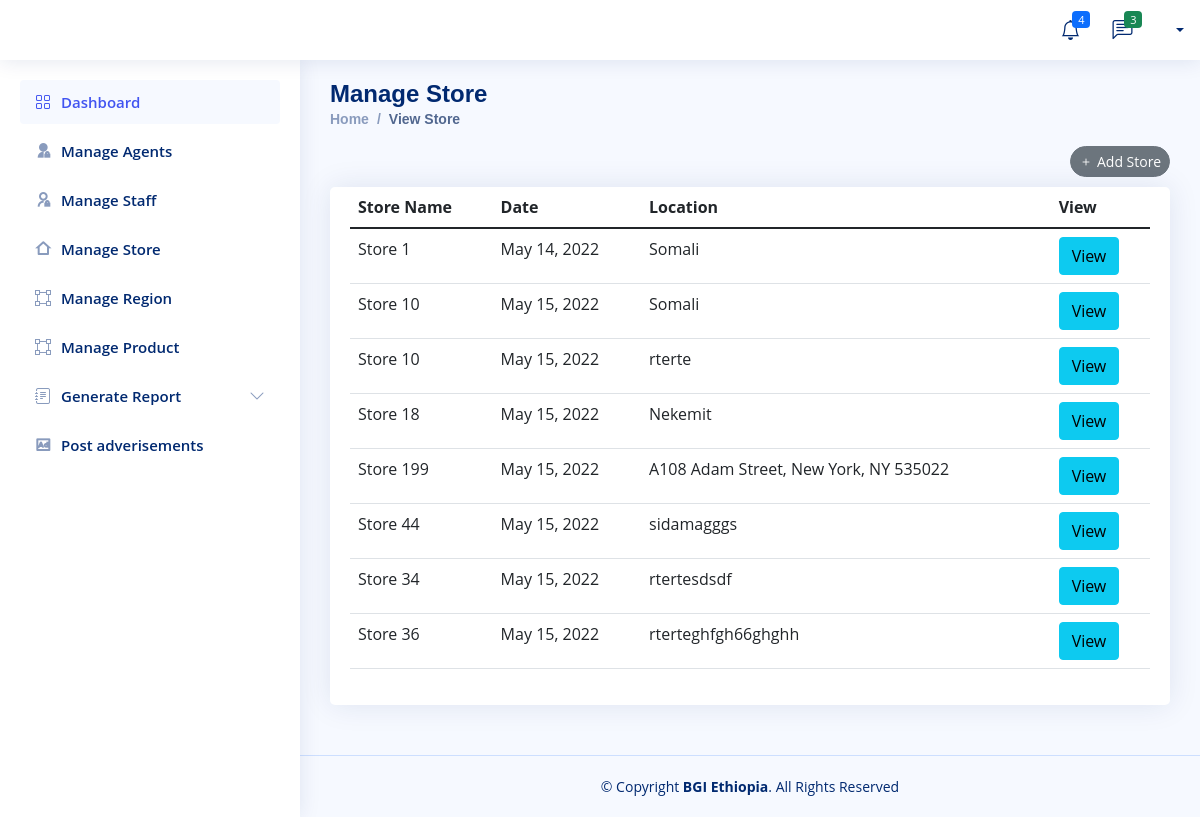
The page /BGI/view_store/ on the database its author committed.
### Company/models.py (models this page shows, shortened)
class Company_Store(models.Model):
    Store_Name = models.CharField(max_length=200, null=True)
    Address = models.CharField(max_length=200, null=True)
    date_created = models.DateField(auto_now_add=True, null=True)

### Company/views.py (the view)
# urls.py: path('view_store/',views.view_store,name='view-store'),
def view_store(request):
    all_store = Company_Store.objects.all()
    manager=Company_Store_Manager.objects.all()
    context = {
        'all_store' : all_store,
        'manager' :manager
    }
    return render(request,'Company/store/store-view.html',context)

### Templates/Company/store/store-view.html (shortened to what this page needs)
{% extends 'Company/company-base.html'%}
{% block content%}
  <main id="main" class="main">
    <div class="pagetitle">
      <h1>Manage Store</h1>
      <nav>
        <ol class="breadcrumb">
          <li class="breadcrumb-item"><a href="admin.html">Home</a></li>
          <li class="breadcrumb-item active">View Store</li>
        </ol>
        <div class="text-end">
            <a href="{% url 'add-store-company' %}" class="item-end">
                <button type="button" class="btn btn-sm rounded-pill btn-secondary"><i class="bi bi-plus me-1"></i>Add Store</button>
              </a>
        </div>
      </nav>
    </div>
    <section class="section">
        <div class="row">
          <div class="col-lg-12">
            <div class="card">
              <div class="card-body">
                <table class="table datatable">
                  <thead>
                    <tr>
                      <th scope="col">Store Name</th>
                      <th scope="col">Date</th>
                      <th scope="col">Location</th>
                      <th scope="col">View</th>
                    </tr>
                  </thead>
                  <tbody>
                 {% for store in all_store %}
                    <tr>
                      <td>{{store.Store_Name}}</td>
                      <td>{{store.date_created}}</td>
                      <td>{{store.Address}}</td>
                      <td>  <a href="{% url 'store_detile' store.id %}" class="btn btn-info">View</a></td>
                    </tr>
                {% endfor %}
                  </tbody>
                </table>
              </div>
            </div>
          </div>
        </div>
      </section>
  </main>
{% endblock %}

### static/assets/css/style.css (style rules this page uses)
:root { scroll-behavior: smooth; }
body { font-family: "Open Sans", sans-serif; background: #f6f9ff; color: #444444; }
a { color: #4154f1; text-decoration: none; }
h1, h2, h3, h4, h5, h6 { font-family: "Nunito", sans-serif; }
#main { margin-top: 60px; padding: 20px 30px; transition: all 0.3s; }
.pagetitle { margin-bottom: 10px; }
.pagetitle h1 { font-size: 24px; margin-bottom: 0; font-weight: 600; color: #012970; }
.card { margin-bottom: 30px; border: none; border-radius: 5px; box-shadow: 0px 0 30px rgba(1, 41, 112, 0.1); }
.card-body { padding: 0 20px 20px 20px; }
.breadcrumb { font-size: 14px; font-family: "Nunito", sans-serif; color: #899bbd; font-weight: 600; }
.breadcrumb a { color: #899bbd; transition: 0.3s; }
.breadcrumb .breadcrumb-item::before { color: #899bbd; }
.breadcrumb .active { color: #51678f; font-weight: 600; }
@media (min-width: 1200px) { #main, #footer { margin-left: 300px; } }

### rows shown on the page
Company_Store: Store_Name "Store 1", date_created "May 14, 2022", Address "Somali"
Company_Store: Store_Name "Store 10", date_created "May 15, 2022", Address "Somali"
Company_Store: Store_Name "Store 10", date_created "May 15, 2022", Address "rterte"
Company_Store: Store_Name "Store 18", date_created "May 15, 2022", Address "Nekemit"
Company_Store: Store_Name "Store 199", date_created "May 15, 2022", Address "A108 Adam Street, New York, NY 535022"
Company_Store: Store_Name "Store 44", date_created "May 15, 2022", Address "sidamagggs"
Company_Store: Store_Name "Store 34", date_created "May 15, 2022", Address "rtertesdsdf"
Company_Store: Store_Name "Store 36", date_created "May 15, 2022", Address "rterteghfgh66ghghh"
